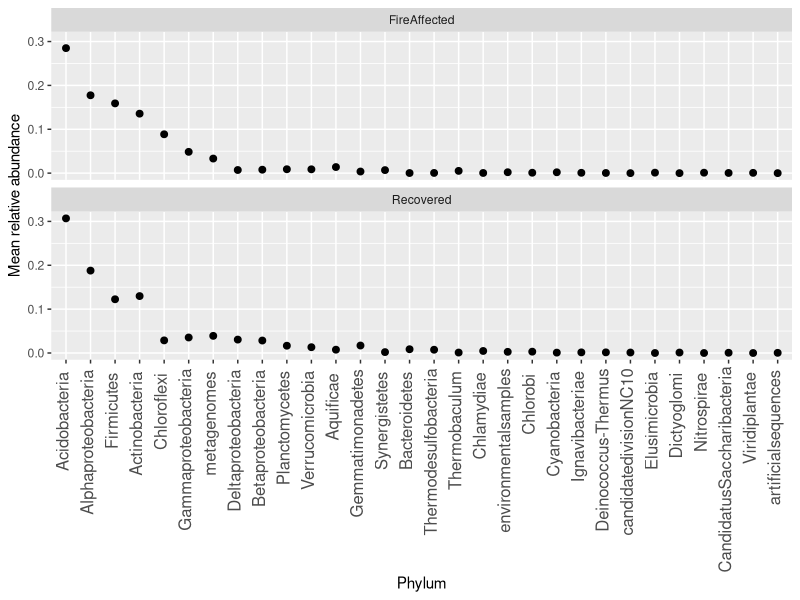

Reproduce this figure in R.
#load
library(dplyr)
library(ggplot2)
library(reshape2)
setwd("/Users/dunivint/Documents/GitHubRepos/Xander_arsenic/diversity_analysis/")
#read in abundance data
data=read.csv("rplB_taxon_abundance_cen.csv")

#group data
grouped=group_by(data, Site, Taxon)

#decast for abundance check
dcast=acast(grouped, Taxon ~ Site, value.var = "Fraction.Abundance")

#call na's zeros
dcast[is.na(dcast)] =0

#order based on abundance
order.dcast=dcast[order(rowSums(dcast),decreasing=TRUE),]

#melt data
melt=melt(order.dcast,id.vars=row.names(order.dcast), variable.name= "Site", value.name="Fraction.Abundance" )

#adjust colnames of melt
colnames(melt)=c("Taxon", "Site", "Fraction.Abundance")

#read in metadata
meta=read.delim("Centralia_full_map.txt", sep=" ")

#join metadata with regular data
joined=inner_join(melt, meta, by="Site")

#average by fire history
#group data
grouped2=group_by(joined, Taxon, Classification)

#calculate
history=summarise(grouped2, N=length(Fraction.Abundance), Average=mean(Fraction.Abundance))


#plot
ggplot(history, aes(x=Taxon, y=Average)) +
  geom_point(size=2) +
  facet_wrap(~Classification, ncol = 1) +
  labs(x="Phylum", y="Mean relative abundance")+
  theme(axis.text.x = element_text(angle = 90, size = 12, hjust=0.95,vjust=0.2)) 
